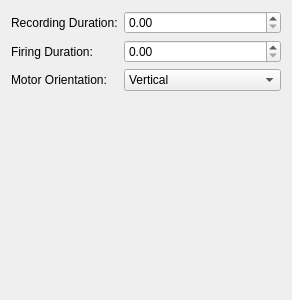
<?xml version="1.0" encoding="UTF-8"?>
<ui version="4.0">
 <class>Form</class>
 <widget class="QWidget" name="Form">
  <property name="geometry">
   <rect>
    <x>0</x>
    <y>0</y>
    <width>292</width>
    <height>300</height>
   </rect>
  </property>
  <property name="windowTitle">
   <string>Form</string>
  </property>
  <layout class="QFormLayout" name="formLayout">
   <item row="0" column="0">
    <widget class="QLabel" name="labelRecordingDuration">
     <property name="text">
      <string>Recording Duration:</string>
     </property>
    </widget>
   </item>
   <item row="0" column="1">
    <widget class="QDoubleSpinBox" name="doubleSpinBoxRecordingDuration">
     <property name="alignment">
      <set>Qt::AlignLeading|Qt::AlignLeft|Qt::AlignVCenter</set>
     </property>
    </widget>
   </item>
   <item row="1" column="0">
    <widget class="QLabel" name="labelFiringDuration">
     <property name="text">
      <string>Firing Duration:</string>
     </property>
    </widget>
   </item>
   <item row="1" column="1">
    <widget class="QDoubleSpinBox" name="doubleSpinBoxFiringDuration">
     <property name="alignment">
      <set>Qt::AlignLeading|Qt::AlignLeft|Qt::AlignVCenter</set>
     </property>
    </widget>
   </item>
   <item row="2" column="0">
    <widget class="QLabel" name="labelMotorOrientation">
     <property name="text">
      <string>Motor Orientation:</string>
     </property>
    </widget>
   </item>
   <item row="2" column="1">
    <widget class="QComboBox" name="comboBox">
     <property name="layoutDirection">
      <enum>Qt::LeftToRight</enum>
     </property>
     <item>
      <property name="text">
       <string>Vertical</string>
      </property>
     </item>
     <item>
      <property name="text">
       <string>Horizontal</string>
      </property>
     </item>
    </widget>
   </item>
  </layout>
 </widget>
 <resources/>
 <connections/>
</ui>
